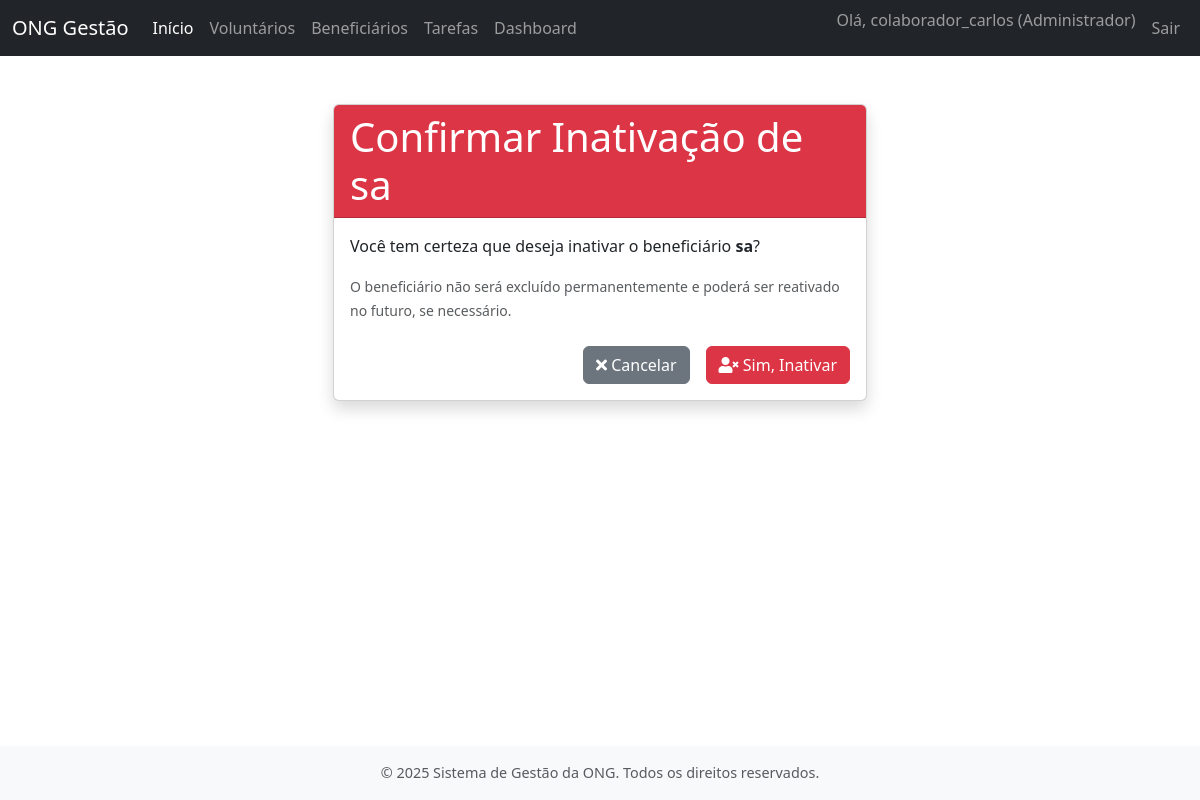
/beneficiarios/1/excluir/ (signed in), run on the app's committed database.
### contas/models.py (models this page shows, shortened)
class Usuario(AbstractUser):
    TIPOS_USUARIO = [
        ('ADMIN', 'Administrador'),
        ('COLAB', 'Colaborador'),
    ]
    tipo_usuario = models.CharField(
        max_length=5,
        choices=TIPOS_USUARIO,
        default='COLAB',
        verbose_name='Tipo de Usuário'
    )
    groups = models.ManyToManyField(
        'auth.Group',
        verbose_name='grupos',
        blank=True,
        help_text='Os grupos aos quais este usuário pertence. Um usuário receberá todas as permissões concedidas a cada um de seus grupos.',
        related_name="usuario_set_contas",  # Nome único para related_name
        related_query_name="usuario_contas",
    )
    user_permissions = models.ManyToManyField(
        'auth.Permission',
        verbose_name='permissões do usuário',
        blank=True,
        help_text='Permissões específicas para este usuário.',
        related_name="usuario_set_contas_perm",  # Nome único para related_name
        related_query_name="usuario_contas_perm",
    )

### beneficiarios/models.py (models this page shows, shortened)
class Beneficiario(models.Model):
    GENERO_CHOICES = [
        ('M', 'Masculino'),
        ('F', 'Feminino'),
        ('O', 'Outro'),
        ('NI', 'Não Informado'),
    ]
    ESCOLARIDADE_CHOICES = [
        ('FI', 'Fundamental Incompleto'),
        ('FC', 'Fundamental Completo'),
        ('MI', 'Médio Incompleto'),
        ('MC', 'Médio Completo'),
        ('SI', 'Superior Incompleto'),
        ('SC', 'Superior Completo'),
        ('PG', 'Pós-graduação'),
        ('NI', 'Não Informado'),
    ]
    nome_completo = models.CharField(max_length=255, verbose_name='Nome Completo')
    data_nascimento = models.DateField(verbose_name='Data de Nascimento')
    genero = models.CharField(max_length=2, choices=GENERO_CHOICES, default='NI', verbose_name='Gênero')
    cpf = models.CharField(max_length=14, unique=True, blank=True, null=True, verbose_name='CPF', help_text='Formato: XXX.XXX.XXX-XX (Opcional)')
    rg = models.CharField(max_length=20, blank=True, null=True, verbose_name='RG', help_text='(Opcional)')
    cep = models.CharField(max_length=9, blank=True, null=True, verbose_name='CEP', help_text='Formato: XXXXX-XXX')
    logradouro = models.CharField(max_length=255, blank=True, null=True, verbose_name='Logradouro')
    numero_endereco = models.CharField(max_length=10, blank=True, null=True, verbose_name='Número')
    complemento_endereco = models.CharField(max_length=100, blank=True, null=True, verbose_name='Complemento')
    bairro = models.CharField(max_length=100, blank=True, null=True, verbose_name='Bairro')
    cidade = models.CharField(max_length=100, blank=True, null=True, verbose_name='Cidade')
    estado = models.CharField(max_length=2, blank=True, null=True, verbose_name='UF') # Sigla do estado, ex: SP
    telefone_principal = models.CharField(max_length=20, blank=True, null=True, verbose_name='Telefone Principal', help_text='Formato: (XX) XXXXX-XXXX')
    telefone_secundario = models.CharField(max_length=20, blank=True, null=True, verbose_name='Telefone Secundário', help_text='(Opcional)')
    email = models.EmailField(max_length=255, blank=True, null=True, verbose_name='E-mail')
    escolaridade = models.CharField(max_length=2, choices=ESCOLARIDADE_CHOICES, default='NI', verbose_name='Escolaridade')
    ocupacao = models.CharField(max_length=100, blank=True, null=True, verbose_name='Ocupação/Profissão')
    renda_familiar_aproximada = models.DecimalField(
        max_digits=10, decimal_places=2, blank=True, null=True,
        verbose_name='Renda Familiar Mensal Aproximada (R$)',
        help_text='Valor em Reais. Ex: 1500.50'
    )
    como_conheceu_ong = models.TextField(blank=True, null=True, verbose_name='Como conheceu a ONG?')
    observacoes = models.TextField(blank=True, null=True, verbose_name='Observações Adicionais')
    data_cadastro = models.DateTimeField(auto_now_add=True, verbose_name='Data de Cadastro')
    ativo = models.BooleanField(default=True, verbose_name='Ativo')
    class Meta:
        verbose_name = 'Beneficiário'
        verbose_name_plural = 'Beneficiários'
        ordering = ['nome_completo']

### beneficiarios/views.py (the view, shortened to what this page needs)
# urls.py: path('<int:beneficiario_id>/excluir/', views.excluir_beneficiario, name='excluir_beneficiario'),
@login_required
def excluir_beneficiario(request, beneficiario_id): # Na verdade, inativação
    beneficiario = get_object_or_404(Beneficiario, pk=beneficiario_id)
    contexto = {
        'beneficiario': beneficiario,
        'titulo_pagina': f'Confirmar Inativação de {beneficiario.nome_completo}'
    }
    return render(request, 'beneficiarios/confirmar_exclusao_beneficiario.html', contexto)

### beneficiarios/templates/beneficiarios/confirmar_exclusao_beneficiario.html (shortened to what this page needs)
{% extends "core/base.html" %}
{% block content %}
<div class="container mt-4">
    <div class="row justify-content-center">
        <div class="col-md-8 col-lg-6">
            <div class="card shadow">
                <div class="card-header bg-danger text-white">
                    <h1 class="mb-0">{{ titulo_pagina }}</h1>
                </div>
                <div class="card-body">
                    <p>Você tem certeza que deseja inativar o beneficiário <strong>{{ beneficiario.nome_completo }}</strong>?</p>
                    <p class="text-muted"><small>O beneficiário não será excluído permanentemente e poderá ser reativado no futuro, se necessário.</small></p>
                    <form method="post" action="{% url 'beneficiarios:excluir_beneficiario' beneficiario.id %}">
                        <div class="d-grid gap-2 d-md-flex justify-content-md-end mt-4">
                            <a href="{% url 'beneficiarios:detalhar_beneficiario' beneficiario.id %}" class="btn btn-secondary me-md-2">
                                <i class="fas fa-times"></i> Cancelar
                            </a>
                            <button type="submit" class="btn btn-danger">
                                <i class="fas fa-user-times"></i> Sim, Inativar
                            </button>
                        </div>
                    </form>
                </div>
            </div>
        </div>
    </div>
</div>
{% endblock content %}

### core/templates/core/base.html (shortened to what this page needs)
<!DOCTYPE html>
<html lang="pt-br">
  <head>
    <link
      href="https://cdn.jsdelivr.net/npm/bootstrap@5.3.0-alpha1/dist/css/bootstrap.min.css"
      rel="stylesheet"
    />
    <link
      rel="stylesheet"
      href="https://cdnjs.cloudflare.com/ajax/libs/font-awesome/5.15.4/css/all.min.css"
    />
    {% load static %}
    <link rel="stylesheet" href="{% static 'core/css/estilos.css' %}" />
  </head>
  <body>
    <nav class="navbar navbar-expand-lg navbar-dark bg-dark fixed-top">
      <div class="container-fluid">
        <a class="navbar-brand" href="{% url 'core:pagina_inicial' %}"
          >ONG Gestão</a
        >
        <div class="collapse navbar-collapse" id="navbarNav">
          <ul class="navbar-nav me-auto mb-2 mb-lg-0">
            <li class="nav-item">
              <a
                class="nav-link active"
                aria-current="page"
                href="{% url 'core:pagina_inicial' %}"
                >Início</a
              >
            </li>
            {% if user.is_authenticated %}
            <li class="nav-item">
              <a class="nav-link" href="{% url 'voluntarios:listar_voluntarios' %}">Voluntários</a>
            </li>
            <li class="nav-item">
              <a class="nav-link" href="{% url 'beneficiarios:listar_beneficiarios' %}">Beneficiários</a>
            </li>
            <li class="nav-item">
              <a class="nav-link" href="{% url 'tarefas:listar_tarefas' %}">Tarefas</a>
            </li>
            <li class="nav-item">
              <a class="nav-link" href="{% url 'dashboard:painel_principal' %}">Dashboard</a>
            </li>
            {% endif %}
          </ul>
          <ul class="navbar-nav">
            {% if user.is_authenticated %}
            <li class="nav-item">
              <span class="navbar-text me-2">
                Olá, {{ user.username }} ({{ user.get_tipo_usuario_display }})
              </span>
            </li>
            <li class="nav-item">
              <a class="nav-link" href="{% url 'contas:logout' %}">Sair</a>
            </li>
            {% else %}
            <li class="nav-item">
              <a class="nav-link" href="{% url 'contas:login' %}">Entrar</a>
            </li>
            {% endif %}
          </ul>
        </div>
      </div>
    </nav>
    <main class="main-content container mt-4 mb-4">
       {% block content %}{% endblock content %}
    </main>
    <footer class="footer mt-auto py-3 bg-light">
      <div class="container text-center">
        <span class="text-muted"
          >© {% now "Y" %} Sistema de Gestão da ONG. Todos os direitos
          reservados.</span
        >
      </div>
    </footer>
  </body>
</html>

### core/templates/core/base.html (style rules this page uses)
body { padding-top: 56px; display: flex; flex-direction: column; min-height: 100vh; }
.main-content { flex: 1; }
.footer { background-color: #f8f9fa; padding: 1rem 0; text-align: center; font-size: 0.9rem; color: #6c757d; }

### data on the page
Usuario: username "colaborador_carlos", tipo_usuario "Administrador"
Beneficiario: nome_completo "sa"

### other printed values
{{ titulo_pagina }} "Confirmar Inativação de sa"
